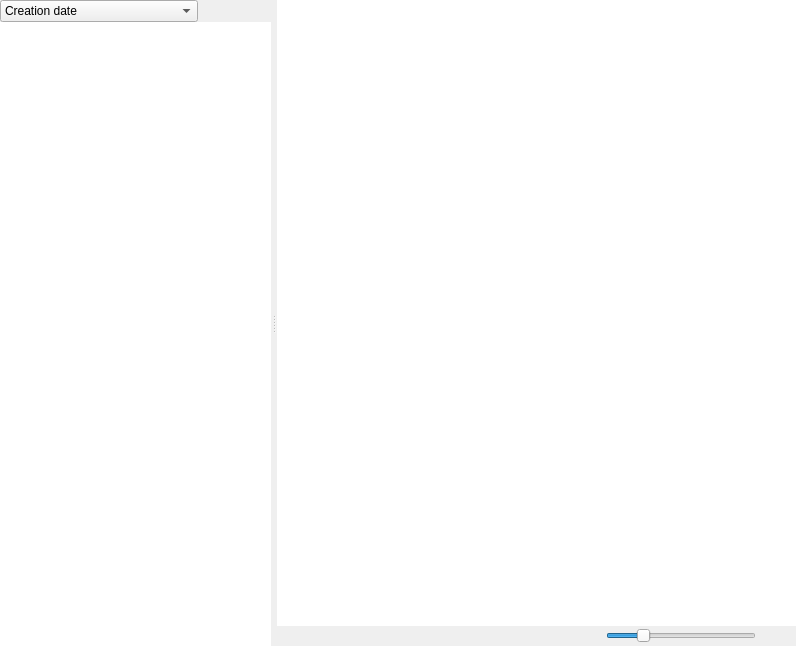
<?xml version="1.0" encoding="UTF-8"?>
<ui version="4.0">
 <class>documents</class>
 <widget class="QWidget" name="documents">
  <property name="enabled">
   <bool>true</bool>
  </property>
  <property name="geometry">
   <rect>
    <x>0</x>
    <y>0</y>
    <width>796</width>
    <height>646</height>
   </rect>
  </property>
  <property name="sizePolicy">
   <sizepolicy hsizetype="Preferred" vsizetype="Preferred">
    <horstretch>0</horstretch>
    <verstretch>0</verstretch>
   </sizepolicy>
  </property>
  <property name="contextMenuPolicy">
   <enum>Qt::DefaultContextMenu</enum>
  </property>
  <property name="windowTitle">
   <string>Prointek Canvas Documents</string>
  </property>
  <property name="styleSheet">
   <string notr="true"/>
  </property>
  <layout class="QGridLayout" name="gridLayout">
   <item row="0" column="0">
    <widget class="QWidget" name="topWidget" native="true">
     <layout class="QHBoxLayout" name="horizontalLayout">
      <item>
       <widget class="QSplitter" name="splitter">
        <property name="minimumSize">
         <size>
          <width>400</width>
          <height>0</height>
         </size>
        </property>
        <property name="orientation">
         <enum>Qt::Horizontal</enum>
        </property>
        <property name="opaqueResize">
         <bool>true</bool>
        </property>
        <property name="handleWidth">
         <number>6</number>
        </property>
        <property name="childrenCollapsible">
         <bool>false</bool>
        </property>
        <widget class="QWidget" name="topLeftWidget" native="true">
         <property name="sizePolicy">
          <sizepolicy hsizetype="Fixed" vsizetype="Preferred">
           <horstretch>0</horstretch>
           <verstretch>0</verstretch>
          </sizepolicy>
         </property>
         <layout class="QVBoxLayout" name="verticalLayout_2">
          <item>
           <layout class="QHBoxLayout" name="horizontalLayout_3">
            <property name="sizeConstraint">
             <enum>QLayout::SetMinimumSize</enum>
            </property>
            <item>
             <widget class="QComboBox" name="sortKind">
              <property name="sizePolicy">
               <sizepolicy hsizetype="Minimum" vsizetype="Fixed">
                <horstretch>4</horstretch>
                <verstretch>0</verstretch>
               </sizepolicy>
              </property>
              <property name="maximumSize">
               <size>
                <width>200</width>
                <height>16777215</height>
               </size>
              </property>
              <property name="styleSheet">
               <string notr="true"/>
              </property>
              <property name="minimumContentsLength">
               <number>0</number>
              </property>
              <item>
               <property name="text">
                <string>Creation date</string>
               </property>
              </item>
              <item>
               <property name="text">
                <string>Update date</string>
               </property>
              </item>
              <item>
               <property name="text">
                <string>Alphabetical order</string>
               </property>
              </item>
             </widget>
            </item>
            <item>
             <spacer name="horizontalSpacer">
              <property name="orientation">
               <enum>Qt::Horizontal</enum>
              </property>
              <property name="sizeType">
               <enum>QSizePolicy::Fixed</enum>
              </property>
              <property name="sizeHint" stdset="0">
               <size>
                <width>10</width>
                <height>20</height>
               </size>
              </property>
             </spacer>
            </item>
            <item>
             <widget class="QToolButton" name="sortOrder">
              <property name="sizePolicy">
               <sizepolicy hsizetype="Fixed" vsizetype="Fixed">
                <horstretch>0</horstretch>
                <verstretch>0</verstretch>
               </sizepolicy>
              </property>
              <property name="toolTip">
               <string>Sort Order</string>
              </property>
              <property name="styleSheet">
               <string notr="true">QToolButton { border-style:none; border-width: 0px;margin-left:2px;margin-right:2px}</string>
              </property>
              <property name="text">
               <string notr="true"/>
              </property>
              <property name="icon">
               <iconset resource="../OpenBoard.qrc">
                <normaloff>:/images/asc.png</normaloff>
                <normalon>:/images/desc.png</normalon>:/images/asc.png</iconset>
              </property>
              <property name="checkable">
               <bool>true</bool>
              </property>
             </widget>
            </item>
            <item>
             <spacer name="horizontalSpacer_2">
              <property name="orientation">
               <enum>Qt::Horizontal</enum>
              </property>
              <property name="sizeHint" stdset="0">
               <size>
                <width>40</width>
                <height>20</height>
               </size>
              </property>
             </spacer>
            </item>
           </layout>
          </item>
          <item>
           <widget class="UBDocumentTreeView" name="documentTreeView">
            <property name="minimumSize">
             <size>
              <width>0</width>
              <height>0</height>
             </size>
            </property>
            <property name="maximumSize">
             <size>
              <width>16777215</width>
              <height>16777215</height>
             </size>
            </property>
            <property name="frameShape">
             <enum>QFrame::NoFrame</enum>
            </property>
            <property name="frameShadow">
             <enum>QFrame::Plain</enum>
            </property>
            <property name="autoScroll">
             <bool>true</bool>
            </property>
            <property name="autoScrollMargin">
             <number>65</number>
            </property>
            <property name="selectionMode">
             <enum>QAbstractItemView::ExtendedSelection</enum>
            </property>
            <property name="selectionBehavior">
             <enum>QAbstractItemView::SelectRows</enum>
            </property>
            <property name="verticalScrollMode">
             <enum>QAbstractItemView::ScrollPerItem</enum>
            </property>
            <property name="animated">
             <bool>true</bool>
            </property>
            <property name="headerHidden">
             <bool>true</bool>
            </property>
            <attribute name="headerVisible">
             <bool>false</bool>
            </attribute>
           </widget>
          </item>
         </layout>
        </widget>
        <widget class="QFrame" name="topRightFrame">
         <property name="styleSheet">
          <string notr="true"/>
         </property>
         <layout class="QVBoxLayout" name="verticalLayout_3">
          <item>
           <widget class="UBDocumentThumbnailWidget" name="thumbnailWidget">
            <property name="contextMenuPolicy">
             <enum>Qt::NoContextMenu</enum>
            </property>
            <property name="styleSheet">
             <string notr="true"/>
            </property>
            <property name="frameShape">
             <enum>QFrame::NoFrame</enum>
            </property>
            <property name="frameShadow">
             <enum>QFrame::Plain</enum>
            </property>
            <property name="lineWidth">
             <number>1</number>
            </property>
            <property name="verticalScrollBarPolicy">
             <enum>Qt::ScrollBarAsNeeded</enum>
            </property>
            <property name="horizontalScrollBarPolicy">
             <enum>Qt::ScrollBarAlwaysOff</enum>
            </property>
            <property name="dragMode">
             <enum>QGraphicsView::NoDrag</enum>
            </property>
           </widget>
          </item>
          <item>
           <widget class="QWidget" name="bottomRightFrame" native="true">
            <layout class="QHBoxLayout" name="horizontalLayout_2">
             <property name="spacing">
              <number>0</number>
             </property>
             <property name="leftMargin">
              <number>0</number>
             </property>
             <property name="topMargin">
              <number>0</number>
             </property>
             <property name="rightMargin">
              <number>0</number>
             </property>
             <property name="bottomMargin">
              <number>0</number>
             </property>
             <item>
              <spacer name="horizontalSpacer2">
               <property name="orientation">
                <enum>Qt::Horizontal</enum>
               </property>
               <property name="sizeHint" stdset="0">
                <size>
                 <width>300</width>
                 <height>20</height>
                </size>
               </property>
              </spacer>
             </item>
             <item>
              <widget class="QSlider" name="documentZoomSlider">
               <property name="sizePolicy">
                <sizepolicy hsizetype="Fixed" vsizetype="Fixed">
                 <horstretch>0</horstretch>
                 <verstretch>0</verstretch>
                </sizepolicy>
               </property>
               <property name="minimumSize">
                <size>
                 <width>150</width>
                 <height>0</height>
                </size>
               </property>
               <property name="styleSheet">
                <string notr="true"/>
               </property>
               <property name="minimum">
                <number>50</number>
               </property>
               <property name="maximum">
                <number>500</number>
               </property>
               <property name="singleStep">
                <number>10</number>
               </property>
               <property name="value">
                <number>150</number>
               </property>
               <property name="orientation">
                <enum>Qt::Horizontal</enum>
               </property>
               <property name="invertedAppearance">
                <bool>false</bool>
               </property>
               <property name="invertedControls">
                <bool>false</bool>
               </property>
              </widget>
             </item>
             <item>
              <spacer name="horizontalSpacer1">
               <property name="orientation">
                <enum>Qt::Horizontal</enum>
               </property>
               <property name="sizeType">
                <enum>QSizePolicy::Maximum</enum>
               </property>
               <property name="sizeHint" stdset="0">
                <size>
                 <width>40</width>
                 <height>20</height>
                </size>
               </property>
              </spacer>
             </item>
            </layout>
           </widget>
          </item>
         </layout>
        </widget>
       </widget>
      </item>
     </layout>
    </widget>
   </item>
  </layout>
 </widget>
 <layoutdefault spacing="0" margin="0"/>
 <customwidgets>
  <customwidget>
   <class>UBDocumentThumbnailWidget</class>
   <extends>QGraphicsView</extends>
   <header>gui/UBDocumentThumbnailWidget.h</header>
  </customwidget>
  <customwidget>
   <class>UBDocumentTreeView</class>
   <extends>QTreeView</extends>
   <header>document/UBDocumentController.h</header>
  </customwidget>
 </customwidgets>
 <resources>
  <include location="../OpenBoard.qrc"/>
 </resources>
 <connections/>
</ui>
